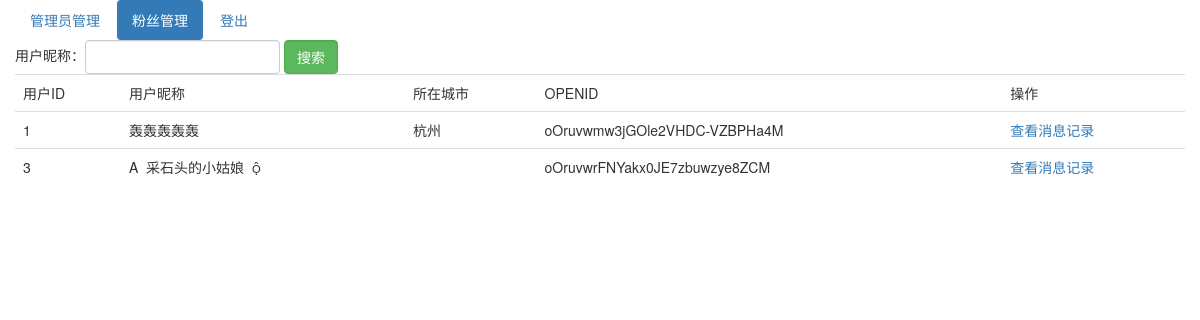
Screenshot of /index.php/fans_admin with the database file from the repository.
### tables this page shows
CREATE TABLE IF NOT EXISTS `fans` (
  `fans_id` int(10) NOT NULL AUTO_INCREMENT COMMENT '粉丝ID',
  `nickname` varchar(255) NOT NULL COMMENT '用户昵称',
  `city` varchar(255) NOT NULL COMMENT '用户城市',
  `open_id` varchar(1000) NOT NULL COMMENT 'OPENID',
  PRIMARY KEY (`fans_id`)
);

### application/controllers/Fans_admin.php (called while the page is built, shortened)
<?php
class Fans_admin extends CI_Controller{
    public function __construct()
    {
        $this->load->helper('url_helper');
    }
    public function index(){
        $this->load->model('fans_model');
        $condition=array();
        $fans_list=$this->fans_model->getFansList($condition);
        $data=array();
        $data['fans_list']=$fans_list;
        $this->load->view('templates/header_admin',$data);
        $this->load->view('fans_index_admin',$data);
    }
}

### index.php (called while the page is built, shortened)
<?php
require_once BASEPATH.'core/CodeIgniter.php';

### application/models/Fans_model.php (called while the page is built, shortened)
<?php
class Fans_model extends CI_Model{
    public function getFansList($condition=array())
    {
        $query=$this->db->get_where('fans',$condition);
        return $query->result_array();
    }
}
?>

### application/views/fans_index_admin.php (the view, shortened to what this page needs)
<div class="container">
    <div class="row">
        <ul class="nav nav-pills">
            <li role="presentation"><a href="/index.php/member_admin/index">管理员管理</a></li>
            <li role="presentation" class="active"><a href="/index.php/fans_admin/index">粉丝管理</a></li>
            <li role="presentation"><a href="/index.php/Welcome/logout">登出</a></li>
        </ul>
    </div>
    <div class="row">
        <form method="get" class="form-inline" action="/index.php/fans_admin/index">
            <div class="form-group">用户昵称：<input class="form-control" type="text" name="nickname"></div>
            <div class="form-group"><input class="form-control btn-success" type="submit" value="搜索"></div>
        </form>
    </div>
    <div class="row">
        <table class="table">
            <tr>
                <td>用户ID</td>
                <td>用户昵称</td>
                <td>所在城市</td>
                <td>OPENID</td>
                <td>操作</td>
            </tr>
            <?php foreach($fans_list as $value){ ?>
                <tr>
                    <td><?php echo $value['fans_id']; ?></td>
                    <td><?php echo $value['nickname']; ?></td>
                    <td><?php echo $value['city']; ?></td>
                    <td><?php echo $value['open_id']; ?></td>
                    <td><a href="/index.php/fans_admin/showLog?fans_id=<?php echo $value['fans_id']; ?>">查看消息记录</a></td>
                </tr>
            <?php } ?>
        </table>
    </div>
</div>

### rows the page displays
fans: fans_id "1", nickname "轰轰轰轰轰", city "杭州", open "oOruvwmw3jGOle2VHDC-VZBPHa4M"
fans: fans_id "3", nickname "A 采石头的小姑娘  ", open "oOruvwrFNYakx0JE7zbuwzye8ZCM"
